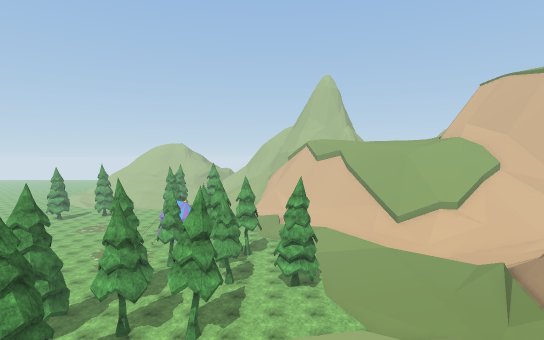
View 1 (above)

12 first-person views from a walk through a Unity game level. The camera is 1.3 m above the floor, tilts 2° down and sees 80° across. The floor is counted in squares, 2 m on a side. Each view is taken from the middle of a square. On the plan, view 1 faces up. The plan holds only what a view shows up to about 10 squares ahead; the rest is blank. The place goes on beyond the plan. Some animated figures are not drawn. Some surface patterns are stand-ins.

View 2
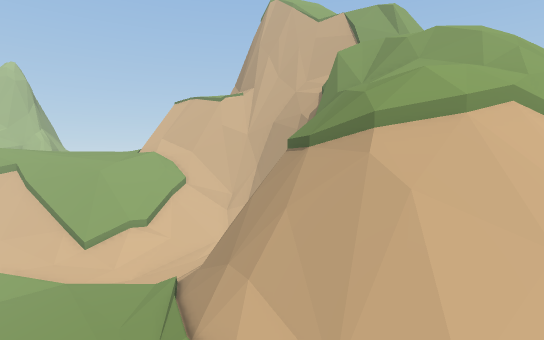

View 3
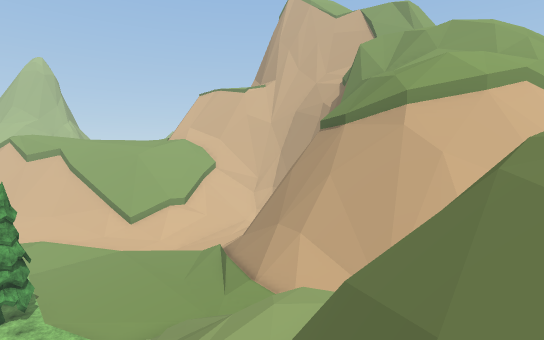

View 4
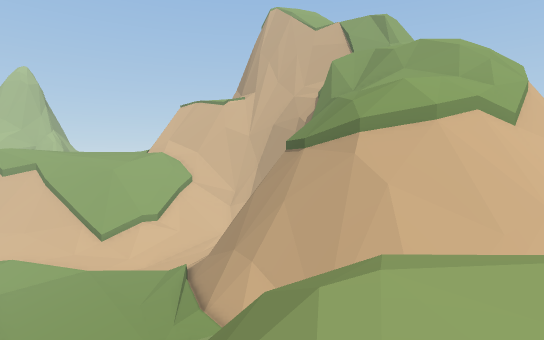

View 5
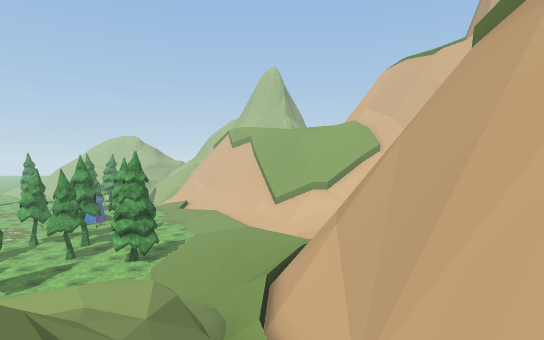

View 6
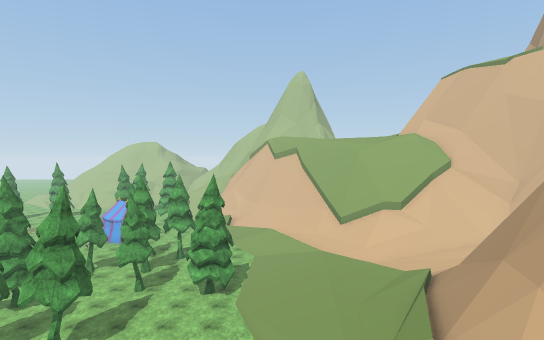

View 7
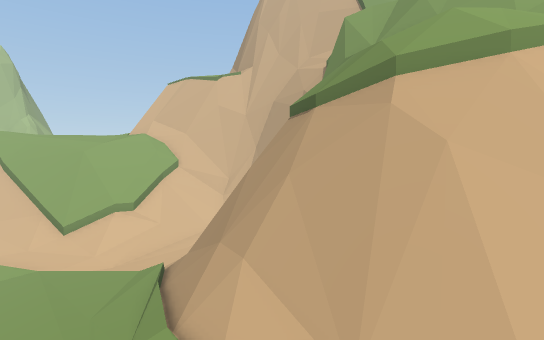

View 8
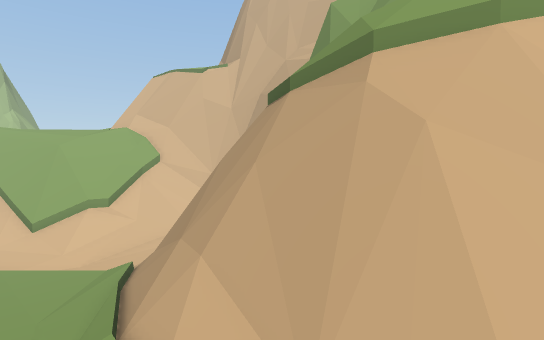

View 9
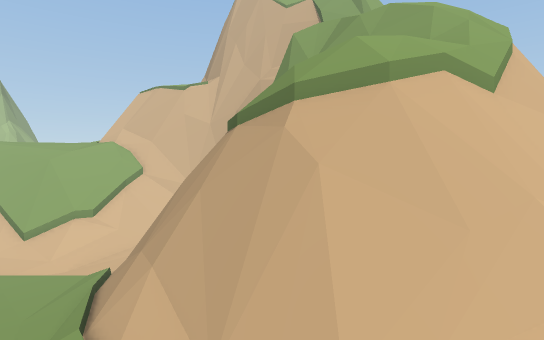

View 10
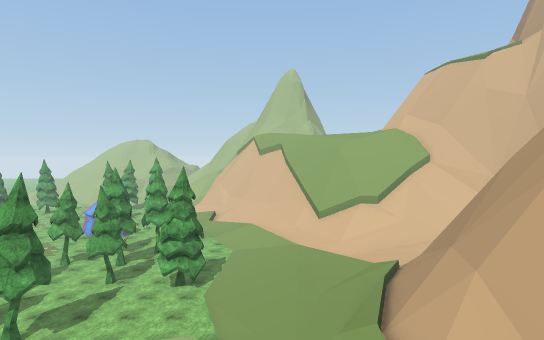

View 11
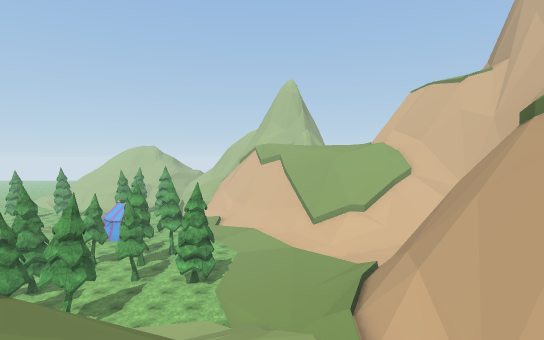

View 12
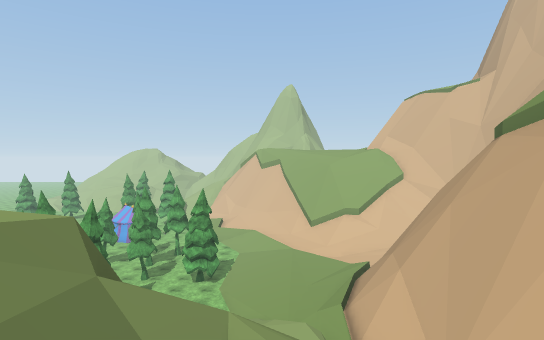

### Floor plan
Key: @ floor where view 1 was taken; # wall or solid block; . main floor; : floor 1.5 m higher than the main floor; / step, stairs or slope; = window, fence, low wall or low ledge; ^ raised ledge; T pine tree.
Columns run from 7 left of view 1 to 11 right of it. Each row starts with its distance up from view 1.
 14            //
 13         T ////
 12        TT///::/
 11   TT.....///::/=
 10  .T......//////==
  9 TT.T......////=^^
  8 TT...T../=///=^^
  7         /////=^
  6   TT     =///=#
  5   TT      /===^
  4           //#=#
  3           /// #^
  2             /  #^
  1         ==///= ##^
  0        @//=/ /  ##^
 -1         ////
 -2            /

Positions as (right, up) in squares from view 1, and headings:
1: (0, 0), facing up
2: (2, 0), facing up-right
3: (0, 0), facing up-right
4: (1, -1), facing up-right
5: (6, 0), facing up
6: (3, 1), facing up
7: (3, 1), facing up-right
8: (4, 1), facing up-right
9: (4, -1), facing up-right
10: (4, 1), facing up
11: (4, -1), facing up
12: (4, -2), facing up
